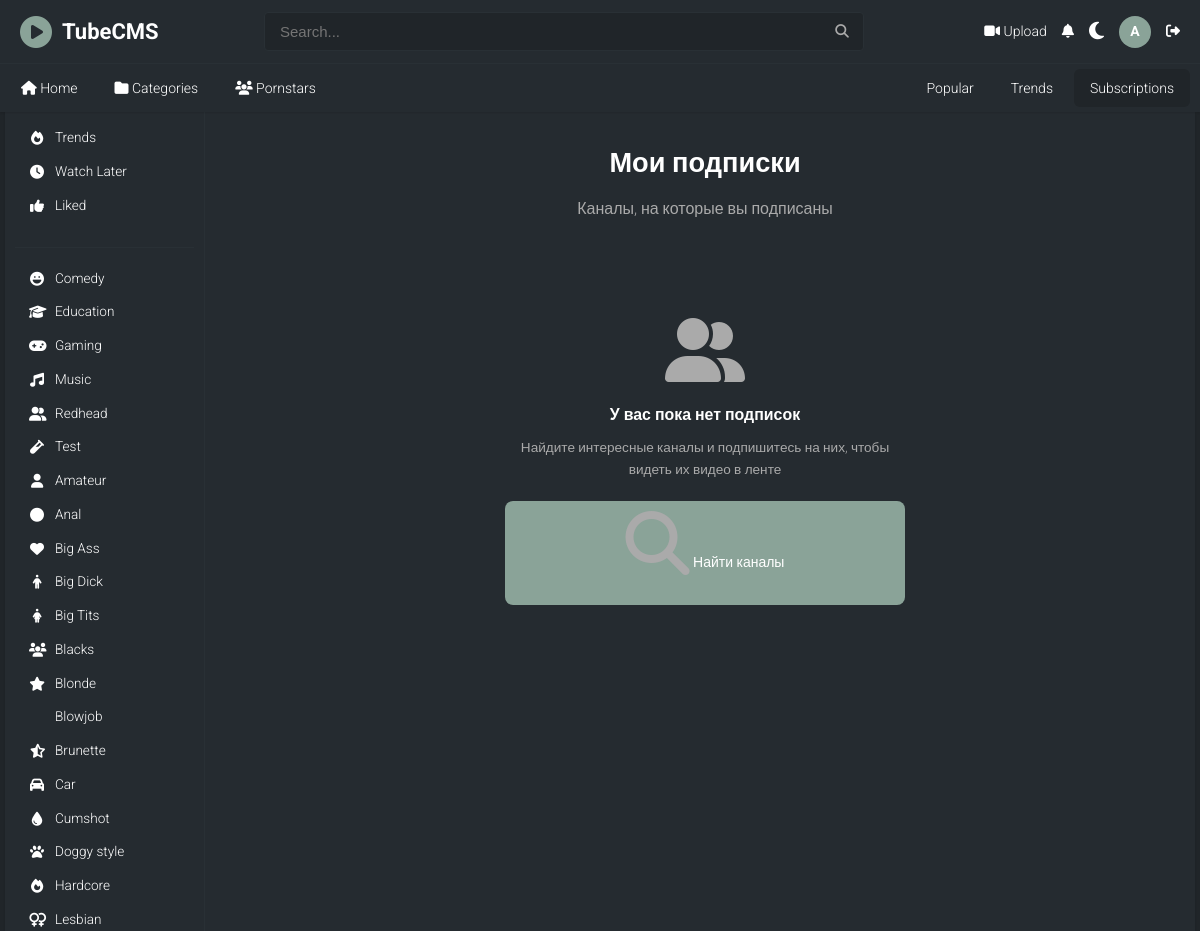
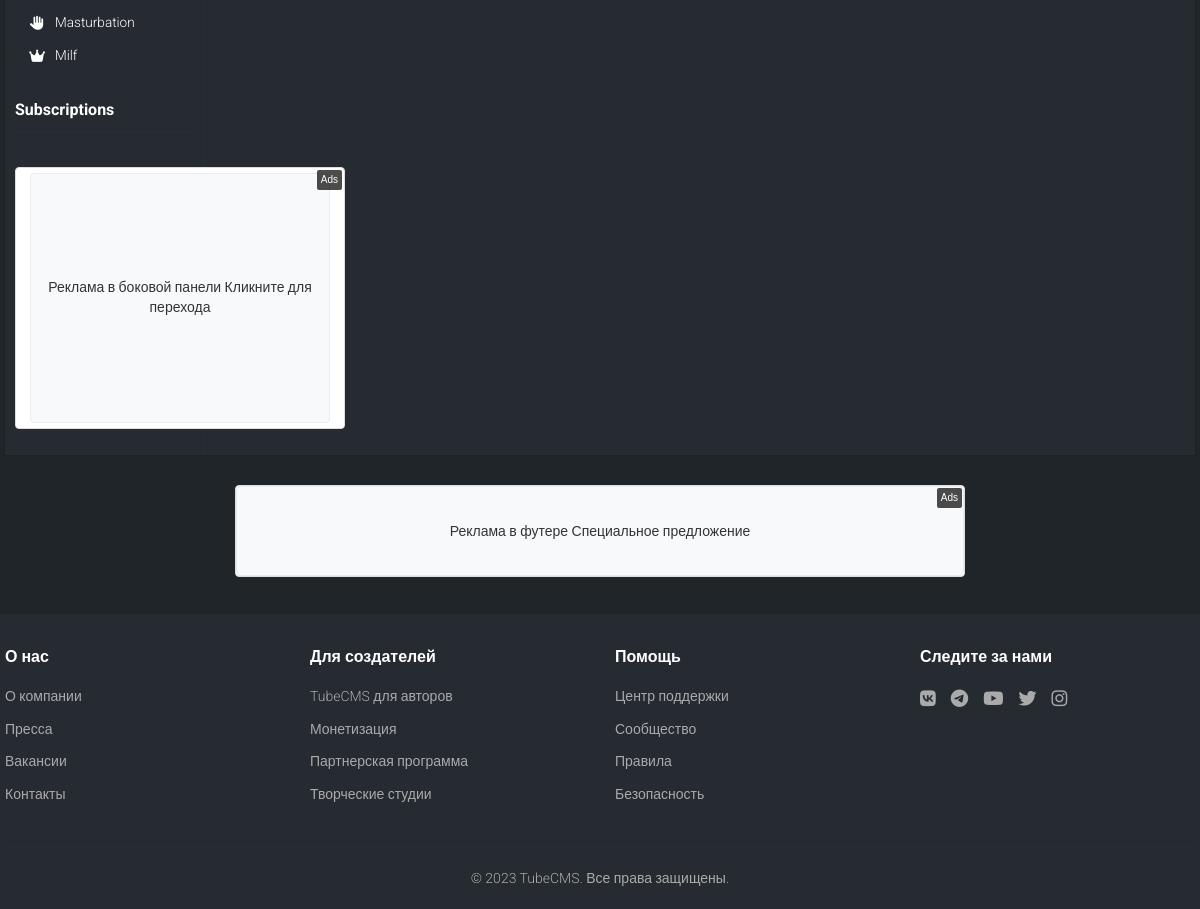
Page /users/subscriptions/ (signed in) on the committed database (2 pictures, top to bottom).
### apps/users/models.py (models this page shows, shortened)
class User(AbstractUser):
    email = models.EmailField(unique=True)
    avatar = models.ImageField(upload_to='avatars/', blank=True, null=True)
    bio = models.TextField(max_length=500, blank=True)
    birth_date = models.DateField(blank=True, null=True)
    location = models.CharField(max_length=100, blank=True)
    website = models.URLField(blank=True)
    is_verified = models.BooleanField(default=False)
    subscribers_count = models.PositiveIntegerField(default=0)
    videos_count = models.PositiveIntegerField(default=0)
    total_views = models.PositiveIntegerField(default=0)
    created_at = models.DateTimeField(auto_now_add=True)
    updated_at = models.DateTimeField(auto_now=True)
    USERNAME_FIELD = 'email'
    REQUIRED_FIELDS = ['username']
    class Meta:
        verbose_name = "User"
        verbose_name_plural = "Users"

### apps/core/models.py (models this page shows, shortened)
class TimeStampedModel(models.Model):
    created_at = models.DateTimeField(auto_now_add=True)
    updated_at = models.DateTimeField(auto_now=True)
    class Meta:
        abstract = True

class Category(TimeStampedModel):
    name = models.CharField(max_length=100, unique=True)
    slug = models.SlugField(max_length=100, unique=True)
    description = models.TextField(blank=True)
    icon = models.CharField(max_length=50, blank=True, help_text="Font Awesome icon class")
    is_active = models.BooleanField(default=True)
    order = models.PositiveIntegerField(default=0)
    class Meta:
        verbose_name = "Category"
        verbose_name_plural = "Categories"
        ordering = ['order', 'name']

### apps/ads/models.py (models this page shows, shortened)
class AdBanner(models.Model):
    BANNER_TYPES = [
        ('image', 'Изображение'),
        ('video', 'Видео'),
        ('html', 'HTML'),
        ('text', 'Текст'),
    ]
    name = models.CharField(max_length=200, verbose_name="Название баннера")
    campaign = models.ForeignKey(AdCampaign, on_delete=models.CASCADE, related_name='banners', verbose_name="Кампания")
    placement = models.ForeignKey(AdPlacement, on_delete=models.CASCADE, related_name='banners', verbose_name="Место размещения")
    banner_type = models.CharField(max_length=20, choices=BANNER_TYPES, verbose_name="Тип баннера")
    image = models.ImageField(upload_to='ads/images/', blank=True, null=True, verbose_name="Изображение")
    video = models.FileField(upload_to='ads/videos/', blank=True, null=True, verbose_name="Видео")
    html_content = models.TextField(blank=True, verbose_name="HTML контент")
    text_content = models.TextField(blank=True, verbose_name="Текстовый контент")
    target_url = models.URLField(verbose_name="Целевая ссылка")
    alt_text = models.CharField(max_length=200, blank=True, verbose_name="Альтернативный текст")
    is_active = models.BooleanField(default=True, verbose_name="Активно")
    priority = models.PositiveIntegerField(default=0, verbose_name="Приоритет")
    weight = models.PositiveIntegerField(default=1, verbose_name="Вес (для ротации)")
    impressions_count = models.PositiveIntegerField(default=0, verbose_name="Количество показов")
    clicks_count = models.PositiveIntegerField(default=0, verbose_name="Количество кликов")
    created_at = models.DateTimeField(auto_now_add=True, verbose_name="Создано")
    updated_at = models.DateTimeField(auto_now=True, verbose_name="Обновлено")
    class Meta:
        verbose_name = "Рекламный баннер"
        verbose_name_plural = "Рекламные баннеры"
        ordering = ['-priority', '-created_at']
    def record_impression(self):
        self.impressions_count += 1
        self.save(update_fields=['impressions_count'])

### apps/users/views.py (the view)
# urls.py: path('subscriptions/', views.subscriptions, name='subscriptions'),
@login_required
def subscriptions(request):
    subscriptions = Subscription.objects.filter(subscriber=request.user).select_related('channel')
    subscribed_channels = [sub.channel for sub in subscriptions]
    recent_videos = Video.objects.filter(
        user__in=subscribed_channels,
        is_published=True
    ).select_related('user', 'category').order_by('-created_at')[:20]
    context = {
        'subscriptions': subscriptions,
        'recent_videos': recent_videos,
    }
    return render(request, 'users/subscriptions.html', context)

### apps/core/context_processors.py (called while the page is built)
def theme(request):
    if request.user.is_authenticated and hasattr(request.user, 'profile'):
        theme_preference = request.user.profile.theme_preference
    else:
        theme_preference = 'dark'  # Default theme
    return {
        'theme': theme_preference
    }

def categories(request):
    return {
        'categories': Category.objects.filter(is_active=True).order_by('order', 'name')
    }

### apps/core/templatetags/core_tags.py (called while the page is built)
@register.simple_tag
def get_avatar_initial(user):
    if user.first_name:
        return user.first_name[0].upper()
    elif user.username:
        return user.username[0].upper()
    return "U"

### templates/users/subscriptions.html (shortened to what this page needs)
{% extends 'base.html' %}
{% load core_tags %}
{% block content %}
<div class="subscriptions-container">
    <div class="subscriptions-header">
        <h1>Мои подписки</h1>
        <p>Каналы, на которые вы подписаны</p>
    </div>
    {% if subscriptions %}
        <div class="subscriptions-grid">
            {% for subscription in subscriptions %}
                <div class="subscription-card">
                    <a href="{% url 'users:profile' subscription.channel.username %}">
                        <div class="channel-avatar">
                            {% get_avatar_initial subscription.channel %}
                        </div>
                        <div class="channel-info">
                            <h3>{{ subscription.channel.display_name }}</h3>
                            <p>@{{ subscription.channel.username }}</p>
                            <div class="channel-stats">
                                <span><i class="fas fa-video"></i> {{ subscription.channel.videos_count }} видео</span>
                                <span><i class="fas fa-users"></i> {{ subscription.channel.subscribers_count }} подписчиков</span>
                            </div>
                        </div>
                    </a>
                    <div class="subscription-actions">
                        <button class="btn btn-secondary btn-sm unsubscribe-btn"
                                hx-post="{% url 'users:unsubscribe' subscription.channel.username %}"
                                hx-target="closest .subscription-card"
                                hx-swap="outerHTML"
                                hx-confirm="Отписаться от {{ subscription.channel.display_name }}?">
                            <i class="fas fa-user-minus"></i>
                            Отписаться
                        </button>
                    </div>
                </div>
            {% endfor %}
        </div>
    {% else %}
        <div class="no-subscriptions">
            <div class="no-subscriptions-content">
                <i class="fas fa-user-friends"></i>
                <h3>У вас пока нет подписок</h3>
                <p>Найдите интересные каналы и подпишитесь на них, чтобы видеть их видео в ленте</p>
                <a href="{% url 'core:search' %}" class="btn btn-primary">
                    <i class="fas fa-search"></i>
                    Найти каналы
                </a>
            </div>
        </div>
    {% endif %}
</div>
{% endblock %}

### templates/base.html (shortened to what this page needs)
{% load static %}
{% load core_tags %}
{% load ads_tags %}
<!DOCTYPE html>
<html lang="ru">
<head>
    <link rel="stylesheet" href="{% static 'css/base.css' %}">
</head>
<body class="{% if theme == 'light' %}light-theme{% else %}dark-theme{% endif %}">
    <header>
        <div class="container">
            <div class="header-top">
                <div class="logo">
                    <a href="{% url 'core:home' %}">
                        <i class="fas fa-play-circle logo-icon"></i>
                        <h1>TubeCMS</h1>
                    </a>
                </div>
                <div class="search-bar">
                    <form method="GET" action="{% url 'core:search' %}" hx-get="{% url 'core:search' %}" hx-target="#search-results" hx-trigger="keyup delay:500ms from:input[name='q']">
                        <input type="text" name="q" placeholder="Search..." value="{{ request.GET.q }}">
                        <i class="fas fa-search search-icon"></i>
                    </form>
                </div>
                <div class="account-controls">
                    {% if user.is_authenticated %}
                        <a href="{% url 'videos:upload' %}" title="Upload video">
                            <i class="fas fa-video"></i> Upload
                        </a>
                        <a href="#" title="Уведомления">
                            <i class="fas fa-bell"></i>
                        </a>
                        <button class="theme-toggle" id="themeToggle" title="Переключить тему">
                            <i class="fas fa-moon"></i>
                        </button>
                        <a href="{% url 'users:profile' user.username %}" class="user-avatar" title="Профиль">
                            {% get_avatar_initial user %}
                        </a>
                        <a href="{% url 'users:logout' %}" title="Выйти">
                            <i class="fas fa-sign-out-alt"></i>
                        </a>
                    {% endif %}
                </div>
            </div>
        </div>
        <nav>
            <div class="container nav-container">
                <div class="left-nav">
                    <a href="{% url 'core:home' %}" class="nav-item {% if request.resolver_match.url_name == 'home' %}active{% endif %}"><i class="fas fa-home"></i> Home</a>
                    <a href="{% url 'core:categories' %}" class="nav-item {% if request.resolver_match.url_name == 'categories' %}active{% endif %}"><i class="fas fa-folder"></i> Categories</a>
                    <a href="{% url 'models:list' %}" class="nav-item {% if request.resolver_match.url_name == 'list' %}active{% endif %}"><i class="fas fa-users"></i> Pornstars</a></li>
                </div>
                <div class="right-nav">
                    <a href="{% url 'core:search' %}?sort=popular" class="nav-item {% if request.resolver_match.url_name == 'search' and request.GET.sort == 'popular' %}active{% endif %}">Popular</a>
                    <a href="{% url 'core:search' %}?sort=trending" class="nav-item {% if request.resolver_match.url_name == 'search' and request.GET.sort == 'trending' %}active{% endif %}">Trends</a>
                    {% if user.is_authenticated %}
                        <a href="{% url 'users:subscriptions' %}" class="nav-item {% if request.resolver_match.url_name == 'subscriptions' %}active{% endif %}">Subscriptions</a>
                    {% endif %}
                </div>
            </div>
        </nav>
    </header>
    <div class="container">
        <div class="main-content">
            {% include 'partials/sidebar.html' %}
            <main class="content">
                {% block content %}{% endblock %}
            </main>
        </div>
    </div>
    <div class="footer-ads">
        <div class="container">
            {% ad_banner 'footer-banner' request %}
        </div>
    </div>
    <footer>
        <div class="container">
            <div class="footer-content">
                <div class="footer-section">
                    <h3>О нас</h3>
                    <ul>
                        <li><a href="#">О компании</a></li>
                        <li><a href="#">Пресса</a></li>
                        <li><a href="#">Вакансии</a></li>
                        <li><a href="#">Контакты</a></li>
                    </ul>
                </div>
                <div class="footer-section">
                    <h3>Для создателей</h3>
                    <ul>
                        <li><a href="#">TubeCMS для авторов</a></li>
                        <li><a href="#">Монетизация</a></li>
                        <li><a href="#">Партнерская программа</a></li>
                        <li><a href="#">Творческие студии</a></li>
                    </ul>
                </div>
                <div class="footer-section">
                    <h3>Помощь</h3>
                    <ul>
                        <li><a href="#">Центр поддержки</a></li>
                        <li><a href="#">Сообщество</a></li>
                        <li><a href="#">Правила</a></li>
                        <li><a href="#">Безопасность</a></li>
                    </ul>
                </div>
                <div class="footer-section">
                    <h3>Следите за нами</h3>
                    <div class="social-links">
                        <a href="#"><i class="fab fa-vk"></i></a>
                        <a href="#"><i class="fab fa-telegram"></i></a>
                        <a href="#"><i class="fab fa-youtube"></i></a>
                        <a href="#"><i class="fab fa-twitter"></i></a>
                        <a href="#"><i class="fab fa-instagram"></i></a>
                    </div>
                </div>
            </div>
            <div class="footer-bottom">
                <p>&copy; 2023 TubeCMS. Все права защищены.</p>
            </div>
        </div>
    </footer>
		<link rel="stylesheet" href="https://cdnjs.cloudflare.com/ajax/libs/font-awesome/6.4.0/css/all.min.css">
</body>
</html>

### templates/partials/sidebar.html (shortened to what this page needs)
{% load ads_tags %}
<aside class="sidebar">
	<div class="sidebar-section">
		<ul>
			<li><a href="{% url 'core:search' %}?sort=trending" class="{% if request.resolver_match.url_name == 'search' and request.GET.sort == 'trending' %}active{% endif %}"><i class="fas fa-fire"></i> Trends</a></li>
			{% if user.is_authenticated %}
			<li><a href="#"><i class="fas fa-clock"></i> Watch Later</a></li>
			<li><a href="#"><i class="fas fa-thumbs-up"></i> Liked</a></li>
			{% endif %}
		</ul>
	</div>
	<div class="separator"></div>
	<div class="sidebar-section">
		<ul>
			{% for category in categories %}
			<li><a href="{% url 'videos:category' category.slug %}" class=""><i class="fas fa-{{ category.icon|default:'tag' }}"></i> {{ category.name }}</a></li>
			{% endfor %}
		</ul>
	</div>
	{% if user.is_authenticated %}
	<div class="sidebar-section">
		<h3>Subscriptions</h3>
	</div>
	{% endif %}
	{% ad_banner 'sidebar-banner' request %}
</aside>

### templates/ads/banner.html (shortened to what this page needs)
{% load static %}
{% if banner %}
<div class="ad-banner" data-banner-id="{{ banner.id }}" data-placement="{{ placement.slug }}">
    {% if banner.banner_type == 'image' and banner.image %}
        <a href="{% url 'ads:click' banner.id %}" target="_blank" rel="nofollow">
            <img src="{{ banner.image.url }}"
                 alt="{{ banner.alt_text|default:banner.name }}"
                 width="{{ placement.width }}"
                 height="{{ placement.height }}"
                 class="ad-image">
        </a>
    {% elif banner.banner_type == 'html' and banner.html_content %}
        <div class="ad-html">
            {{ banner.html_content|safe }}
        </div>
    {% elif banner.banner_type == 'text' and banner.text_content %}
        <a href="{% url 'ads:click' banner.id %}" target="_blank" rel="nofollow" class="ad-text-link">
            <div class="ad-text" style="width: {{ placement.width }}px; height: {{ placement.height }}px;">
                {{ banner.text_content }}
            </div>
        </a>
    {% endif %}
    <div class="ad-label">Ads</div>
</div>
{% endif %}

### rows in the picture
User: first_name "A"
Category: name "Comedy"
Category: name "Education"
Category: name "Gaming"
Category: name "Music"
Category: name "Redhead"
Category: name "Test"
Category: name "Amateur"
Category: name "Anal"
Category: name "Big Ass"
Category: name "Big Dick"
Category: name "Big Tits"
Category: name "Blacks"
Category: name "Blonde"
Category: name "Blowjob"
Category: name "Brunette"
Category: name "Car"
Category: name "Cumshot"
Category: name "Doggy style"
Category: name "Hardcore"
Category: name "Lesbian"
Category: name "Masturbation"
Category: name "Milf"
AdBanner: text_content "Реклама в боковой панели Кликните для перехода"
AdBanner: text_content "Реклама в футере Специальное предложение"
